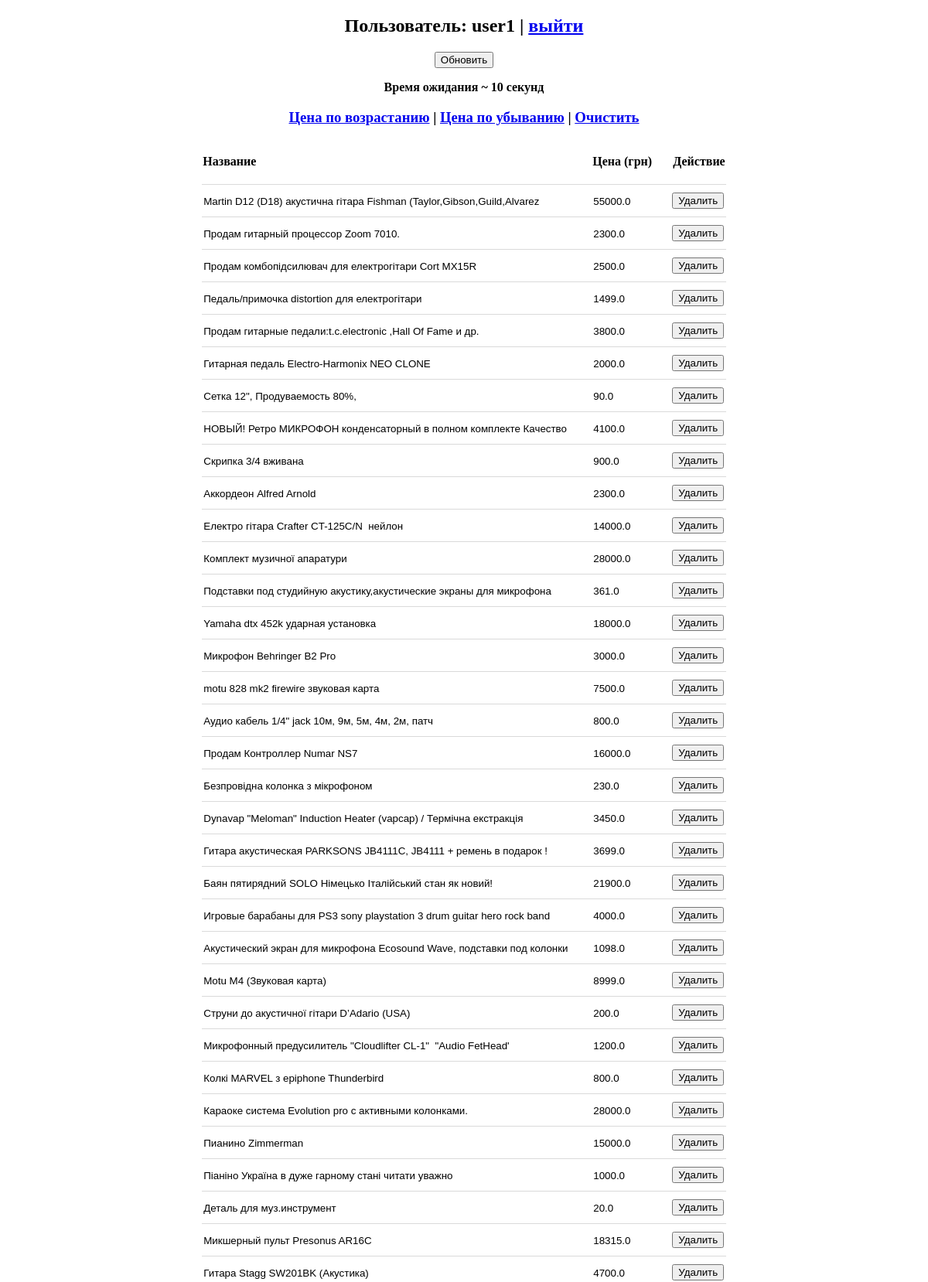
The page / (signed in, upper part) on the database its author committed.
### main.py (models this page shows, shortened)
class Users(db.Model):
    id = db.Column(db.Integer, primary_key=True)
    login = db.Column(db.String(100), nullable=False)
    password = db.Column(db.String(255), nullable=False)
    access_level = db.Column(db.Integer, nullable=False)

class Advertisements(db.Model):
    id = db.Column(db.Integer, primary_key=True)
    title = db.Column(db.String(100), nullable=False)
    price = db.Column(db.Float, nullable=False)
    photo = db.Column(db.String(255), nullable=False)
    seller_name = db.Column(db.String(255), nullable=False)

### main.py (the view, shortened to what this page needs)
@app.route('/', methods=['GET', 'POST'])
def index():
    try:
        user_id = session['user_id']
    except:
        return redirect(url_for('login'))
    user = Users.query.get(user_id)
    if user.access_level == 1:
        goal = 100
        estimate_time = 10
    elif user.access_level == 2:
        goal = 200
        estimate_time = 20
    elif user.access_level == 3:
        goal = 300
        estimate_time = 30
    else:
        goal = 0
    if request.args.get('user') == 'logout':
        del session['user_id']
        return redirect(url_for('login'))
    advertisements = Advertisements.query.order_by(Advertisements.id.desc()).limit(goal).all()
    if request.args.get('sort') == 'price_down':
        advertisements.sort(key=lambda x: x.price, reverse=True)
    if request.args.get('sort') == 'price_up':
        advertisements.sort(key=lambda x: x.price, reverse=False)
    data = {
        'user_id': user_id,
        'user_login': Users.query.get(user_id).login,
        'user_access_level': Users.query.get(user_id).access_level,
        'advertisements': advertisements,
        'estimate_time': estimate_time,
    }
    return render_template('main.html', data=data)

### templates/main.html (shortened to what this page needs)
{% extends 'base.html' %}
{% block content %}
    <h2>Пользователь: {{ data['user_login'] }} | <a href="?user=logout">выйти</a></h2>
    <form method="post">
        <input type="submit" name="action" value="Обновить">
        <p><b>Время ожидания ~ {{ data['estimate_time'] }} секунд</b></p>
    </form>
    {% if data['advertisements'] | length > 0 %}
        <h3><a href="?sort=price_up">Цена по возрастанию</a> | <a href="?sort=price_down">Цена по убыванию</a> | <a href="?data=clear">Очистить</a></h3>
        <br>
        <table>
            <thead>
                <tr>
                    <th>Название</th>
                    <th>Цена (грн)</th>
                    <th>Действие</th>
                </tr>
            </thead>
            <tbody>
                {% for adv in data['advertisements'] %}
                    <tr>
                        <form method="post">
                            <td class="title">
                                <input type="text" name="title" value="{{ adv.title }}" readonly>
                            </td>
                            <td class="price">
                                <input type="text" name="price" value="{{ adv.price }}" readonly>
                            </td>
                            <td>
                                <input type="submit" name="action" value="Удалить">
                            </td>
                        </form>
                    </tr>
                {% endfor %}
            </tbody>
        </table>
    {% endif %}
{% endblock content %}

### templates/base.html (shortened to what this page needs)
<!DOCTYPE html>
<html lang="en">
<head>
</head>
<body>
    <center>
        {% block content %}
        {% endblock content %}
    </center>
</body>
</html>

### templates/base.html (style rules this page uses)
table { border-collapse: collapse; }
th { padding-bottom: 20px; text-align: left; }
tr { border-bottom: 1px solid #72727243; }
td { padding: 10px 0; }
td.title input { width: 500px; }
td.price input { width: 100px; }
.title input, .price input, .seller_name input { border: none; }

### rows shown on the page
Users: user_login "user1"
Advertisements: title "Martin D12 (D18) акустична гітара Fishman (Taylor,Gibson,Guild,Alvarez", price "55000.0"
Advertisements: title "Продам гитарньій процессор Zoom 7010.", price "2300.0"
Advertisements: title "Продам комбопідсилювач для електрогітари Cort MX15R", price "2500.0"
Advertisements: title "Педаль/примочка distortion для електрогітари", price "1499.0"
Advertisements: title "Продам гитарные педали:t.c.electronic ,Hall Of Fame и др.", price "3800.0"
Advertisements: title "Гитарная педаль Electro-Harmonix NEO CLONE", price "2000.0"
Advertisements: title "Сетка 12\", Продуваемость 80%,", price "90.0"
Advertisements: title "НОВЫЙ! Ретро МИКРОФОН конденсаторный в полном комплекте Качество", price "4100.0"
Advertisements: title "Скрипка 3/4 вживана", price "900.0"
Advertisements: title "Аккордеон Alfred Arnold", price "2300.0"
Advertisements: title "Електро гітара Crafter CT-125C/N нейлон", price "14000.0"
Advertisements: title "Комплект музичної апаратури", price "28000.0"
Advertisements: title "Подставки под студийную акустику,акустические экраны для микрофона", price "361.0"
Advertisements: title "Yamaha dtx 452k ударная установка", price "18000.0"
Advertisements: title "Микрофон Behringer B2 Pro", price "3000.0"
Advertisements: title "motu 828 mk2 firewire звуковая карта", price "7500.0"
Advertisements: title "Аудио кабель 1/4\" jack 10м, 9м, 5м, 4м, 2м, патч", price "800.0"
Advertisements: title "Продам Контроллер Numar NS7", price "16000.0"
Advertisements: title "Безпровідна колонка з мікрофоном", price "230.0"
Advertisements: title "Dynavap \"Meloman\" Induction Heater (vapcap) / Термічна екстракція", price "3450.0"
Advertisements: title "Гитара акустическая PARKSONS JB4111C, JB4111 + ремень в подарок !", price "3699.0"
Advertisements: title "Баян пятирядний SOLO Німецько Італійський стан як новий!", price "21900.0"
Advertisements: title "Игровые барабаны для PS3 sony playstation 3 drum guitar hero rock band", price "4000.0"
Advertisements: title "Акустический экран для микрофона Ecosound Wave, подставки под колонки", price "1098.0"
Advertisements: title "Motu M4 (Звуковая карта)", price "8999.0"
Advertisements: title "Струни до акустичної гітари D’Adario (USA)", price "200.0"
Advertisements: title "Микрофонный предусилитель \"Cloudlifter CL-1\" \"Audio FetHead'", price "1200.0"
Advertisements: title "Колкі MARVEL з epiphone Thunderbird", price "800.0"
Advertisements: title "Караоке система Evolution pro с активными колонками.", price "28000.0"
Advertisements: title "Пианино Zimmerman", price "15000.0"
Advertisements: title "Піаніно Україна в дуже гарному стані читати уважно", price "1000.0"
Advertisements: title "Деталь для муз.инструмент", price "20.0"
Advertisements: title "Микшерный пульт Presonus AR16C", price "18315.0"
Advertisements: title "Гитара Stagg SW201BK (Акустика)", price "4700.0"

### other values the page prints
{{ data['estimate_time'] }} "10"
